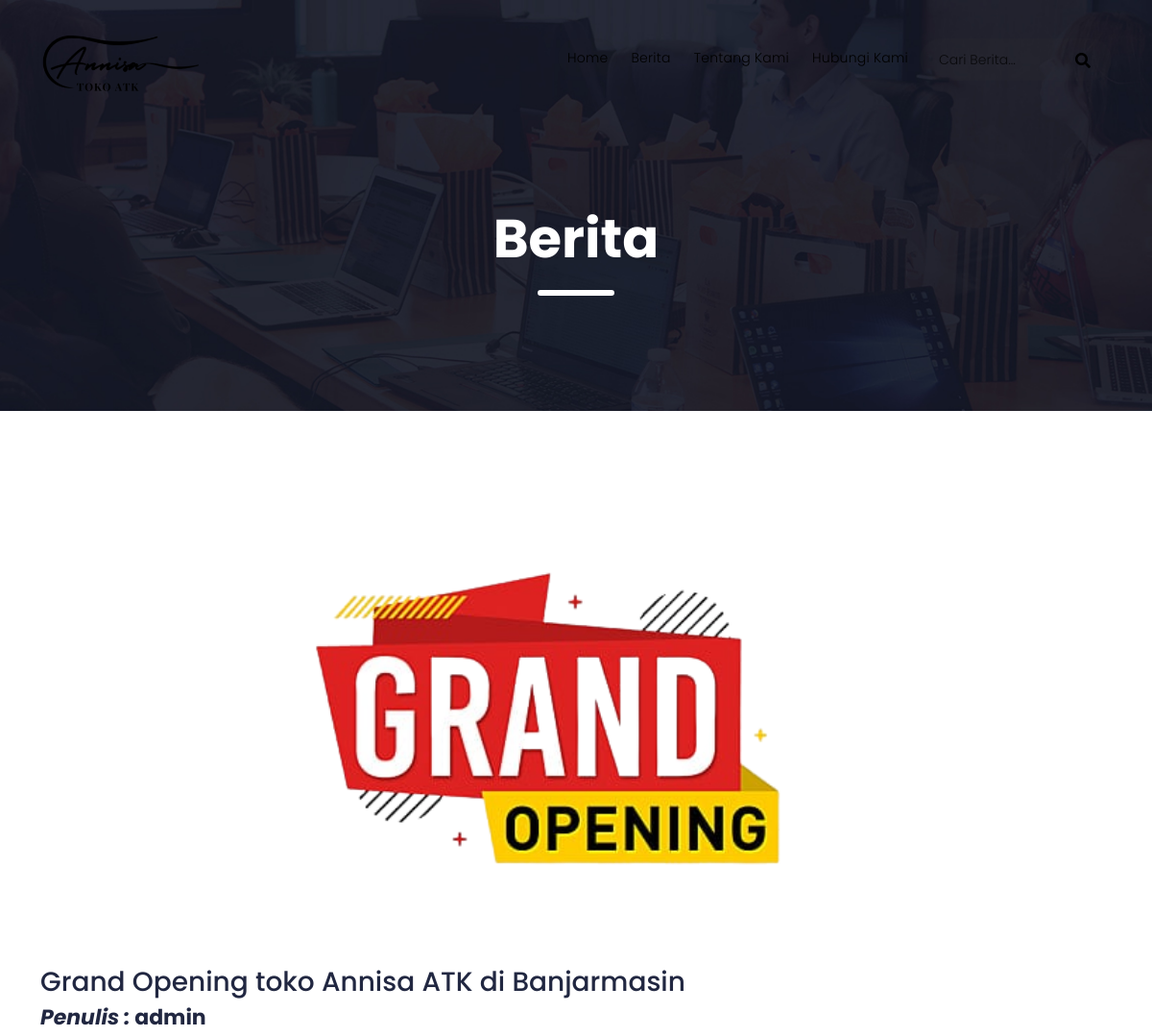
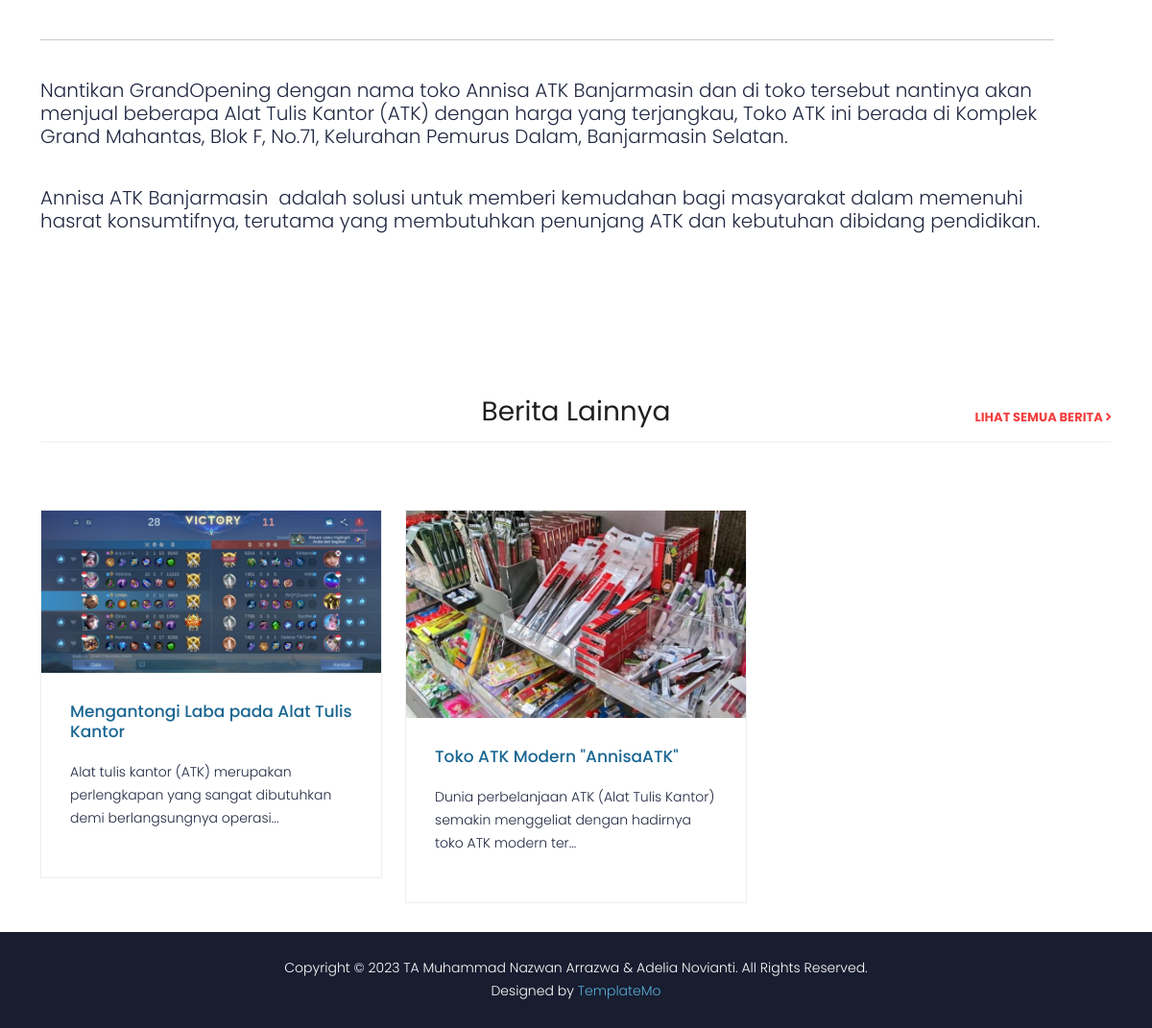
The page /landing/berita/2 on the database its author committed (2 pictures, top to bottom).
### tables this page shows
CREATE TABLE `tb_berita` (
  `id_berita` int(11) NOT NULL,
  `judul_berita` char(100) NOT NULL,
  `isi_berita` text NOT NULL,
  `gambar_berita` char(100) NOT NULL,
  `nama_pengirim` char(100) NOT NULL,
  `tanggal` timestamp NOT NULL DEFAULT current_timestamp() ON UPDATE current_timestamp()
);

### application/views/landing/isi.php (the view, shortened to what the rows shown need)
<?php
if ($page == 'home') {
?>
    <section class="preloader">
        <div class="cart-loader">
            <div class="graph-loading">
                <span class="graph-loading__bar"></span>
                <span class="graph-loading__bar"></span>
                <span class="graph-loading__bar"></span>
                <span class="graph-loading__bar"></span>
                <span class="graph-loading__bar"></span>
            </div>
        </div>
        </div>
    </section>
    <section id="top">
        <div class="main-banner" id="top">
            <div class="container">
                <div class="row">
                    <div class="col-lg-12">
                        <div class="owl-carousel owl-banner">
                            <div class="item item-1">
                                <div class="header-text">
                                    <h2>Temukan <em>Alat Tulis</em> yang Tepat untuk Setiap <em>Kebutuhan!</em></h2>
                                    <div class="buttons">
                                        <div class="main-button scroll-to-section">
                                            <a href="#berita">Telusuri Lebih Lanjut</a>
                                        </div>
                                    </div>
                                </div>
                            </div>
                            <div class="item item-2">
                                <div class="header-text">
                                    <h2> Memberikan <em>Layanan Terbaik </em>Dan<em> Produk Terpercaya </em> untuk Anda!</h2>
                                    <div class="buttons">
                                        <div class="main-button scroll-to-section">
                                            <a href="#berita">Telusuri Lebih Lanjut</a>
                                        </div>
                                    </div>
                                </div>
                            </div>
                            <div class="item item-3">
                                <div class="header-text">
                                    <h2>Menghadirkan <em>Solusi Alat Tulis</em> yang Membuat <em>Hidup Lebih Berwarna!</em></h2>
                                    <div class="buttons">
                                        <div class="main-button scroll-to-section">
                                            <a href="#berita">Telusuri Lebih Lanjut</a>
                                        </div>
                                    </div>
                                </div>
                            </div>
                        </div>
                    </div>
                </div>
            </div>
        </div>
    </section>
    <section class="berita-terbaru" id="berita">
        <div class="latest-products">
            <div class="container">
                <div class="row">
                    <div class="col-md-12">
                        <div class="section-heading">
                            <h2>Berita Terbaru</h2>
                            <a href="<?php echo base_url('landing/semuaBerita'); ?>">Lihat Semua Berita <i class="fa fa-angle-right"></i></a>
                        </div>
                    </div>
                    <?php
                    $counter = 0;
                    if (empty($berita)) {
                    ?>
                        <div class="error">
                            <div class="container-floud">
                                <div class="col-xs-12 ground-color text-center">
                                    <div class="container-error-404">
                                        <div class="clip">
                                            <div class="shadow"><span class="digit thirdDigit"></span></div>
                                        </div>
                                        <div class="clip">
                                            <div class="shadow"><span class="digit secondDigit"></span></div>
                                        </div>
                                        <div class="clip">
                                            <div class="shadow"><span class="digit firstDigit"></span></div>
                                        </div>
                                        <div class="msg">OH!<span class="triangle"></span></div>
                                    </div>
                                    <h2 class="h1">Tidak Ada Berita Saat Ini</h2>
                                </div>
                            </div>
                        </div>
                        <?php
                    } else {
                        foreach ($berita as $b) :
                            if ($counter >= 3) {
                                break;
                            }
                        ?>
                            <div class="col-md-4">
                                <div class="product-item">
                                    <a href="<?php echo base_url('landing/berita/') . $b['id_berita']; ?>">
                                        <img class="gambarBeritaTerbaru" src="<?php echo base_url('uploads/gambarBerita/'); ?><?= $b['gambar_berita']; ?>">
                                    </a>
                                    <div class="down-content">
                                        <a href="<?php echo base_url('landing/berita/') . $b['id_berita']; ?>">
                                            <h4><?= $b['judul_berita']; ?></h4>
                                        </a>
                                        <?php
                                        $batasanKarakter = 100;
                                        $isiBerita =  $b['isi_berita'];
                                        if (strlen($isiBerita) > $batasanKarakter) {
                                            $isiBerita = substr($isiBerita, 0, $batasanKarakter) . '...';
                                        }
                                        ?>
                                        <p class="isiBerita"><?= $isiBerita; ?></p>
                                    </div>
                                </div>
                            </div>
                    <?php
                            $counter++;
                        endforeach;
                    }
                    ?>
                </div>
            </div>
        </div>
    </section>
    <section class="top-section" id="tentangKami">
        <div class="container">
            <div class="row">
                <div class="col-lg-6">
                    <div class="left-image">
                        <img src="<?php echo base_url('assets/') ?>images/content-img-2.jpg" alt="">
                    </div>
                </div>
                <div class="col-lg-6 align-self-center mb-5">
                    <div class="accordions is-first-expanded">
                        <article class="accordion">
                            <div class="accordion-head">
                                <span>Apa sih Toko AnnisaATK itu?</span>
                                <span class="icon">
                                    <i class="icon fa fa-chevron-right"></i>
                                </span>
                            </div>
                            <div class="accordion-body">
                                <div class="content">
                                    <p>Toko Annisa ATK Banjarmasin adalah jenis usaha yang bergerak di bidang penjualan alat tulis kantor (ATK) meliputi berbagai macam produk seperti pensil, pulpen, penghapus, kertas, map, dan banyak lagi. <br><br> Toko Annisa ATK Banjarmasin biasanya menyediakan berbagai jenis ATK untuk memenuhi kebutuhan perorangan, perkantoran, dan institusi lainnya.
                                    </p>
                                </div>
                            </div>
                        </article>
                        <article class="accordion">
                            <div class="accordion-head">
                                <span>Bagaimana kualitas produk yang dijual di toko AnnisaATK?</span>
                                <span class="icon">
                                    <i class="icon fa fa-chevron-right"></i>
                                </span>
                            </div>
                            <div class="accordion-body">
                                <div class="content">
                                    <p>Kualitas produk yang dijual di toko AnnisaATK sangat dijaga dan menjadi prioritas utama. Toko Annisa berkomitmen untuk menyediakan produk berkualitas tinggi kepada pelanggan.
                                    </p>
                                </div>
                            </div>
                        </article>
                        <article class="accordion">
                            <div class="accordion-head">
                                <span>Keuntungan Saat Berbelanja Di Toko AnnisaATK?</span>
                                <span class="icon">
                                    <i class="icon fa fa-chevron-right"></i>
                                </span>
                            </div>
                            <div class="accordion-body">
                                <div class="content">
                                    <p>Keuntungan berbelanja di toko Annisa ATK Banjarmasin yaitu pilihan Produk yang lengkap toko Annisa ATK ini biasanya menawarkan beragam produk seperti pensil, pulpen, penghapus, buku catatan, kertas, dan banyak lagi. <br><br> Anda dapat menemukan semua alat tulis yang Anda butuhkan dalam satu tempat, sehingga Anda tidak perlu berkunjung ke beberapa toko yang berbeda kemudian kualitas dan Keaslian Produk dari toko Annisa ATK Banjarmasin yang baik menyediakan produk-produk berkualitas</p>
                                </div>
                            </div>
                        </article>
                    </div>
                </div>
            </div>
    </section>
    <section class="map section" id="hubungikami">
        <div class="container">
            <div class="row">
                <div class="col-lg-12">
                    <div id="map">
                    </div>
                </div>
                <div class="col-lg-10 offset-lg-1 mb-5">
                    <div class="row">
                        <?php foreach ($toko as $t) : ?>
                            <div class="col-lg-4">
                                <div class="info-item">
                                    <i class="fa fa-envelope"></i>
                                    <h4>Email</h4>
                                    <a href="mailto:<?php echo $t->email; ?>"><?php echo $t->email; ?></a>
                                </div>
                            </div>
                            <div class="col-lg-4">
                                <div class="info-item">
                                    <i class="fa fa-phone"></i>
                                    <h4>Phone Number</h4>
                                    <a href="#"><?php echo $t->no_telp; ?></a>
                                </div>
                            </div>
                            <div class="col-lg-4">
                                <div class="info-item">
                                    <i class="fa fa-map-marked-alt"></i>
                                    <h4>Alamat</h4>
                                    <a href="#"><?php echo $t->alamat; ?></a>
                                </div>
                            </div>
                        <?php endforeach; ?>
                    </div>
                </div>
            </div>
        </div>
    </section>
<?php
}
else if ($page == 'berita') {
?>
    <div class="page-heading">
        <div class="container">
            <div class="row">
                <div class="col-lg-12">
                    <div class="header-text">
                        <h2>Berita</h2>
                        <div class="div-dec"></div>
                    </div>
                </div>
            </div>
        </div>
    </div>
    <section class="what-we-do">
        <div class="container">
            <div class="row">
                <div class="col-lg-12">
                    <div class="left-content">
                        <center><img src="<?php echo base_url('uploads/gambarBerita/'); ?><?= $b['gambar_berita']; ?>" alt="" style="max-width: 50%; max-height: 50%; "></center>
                        <h3><?php echo $b['judul_berita']; ?></h3>
                        <h4> <i>Penulis :</i> <?php echo $b['nama_pengirim']; ?></h4>
                        <hr>
                        <div class="card-text">
                            <p>
                                <?php
                                $isi_berita = $b['isi_berita'];
                                $modified_isi_berita = str_replace('<p>', '<p class="isiDetailBerita">', $isi_berita);
                                echo $modified_isi_berita;
                                ?>
                            </p>
                        </div>
                    </div>
                </div>
            </div>
        </div>
    </section>
    <section class="berita-terbaru" id="berita">
        <div class="latest-products">
            <div class="container">
                <div class="row">
                    <div class="col-md-12">
                        <div class="section-heading">
                            <h2>Berita Lainnya</h2>
                            <a href="<?php echo base_url('landing/semuaBerita'); ?>">Lihat Semua Berita <i class="fa fa-angle-right"></i></a>
                            <?php foreach ($berita_lainnya as $berita) : ?>
                        </div>
                    </div>
                    <div class="col-md-4">
                        <div class="product-item">
                            <a href="<?php echo base_url('landing/berita/') . $berita['id_berita']; ?>"><img src="<?php echo base_url('uploads/gambarBerita/'); ?><?= $berita['gambar_berita']; ?>" alt=""></a>
                            <div class="down-content">
                                <a href="<?php echo base_url('landing/berita/') . $berita['id_berita']; ?>">
                                    <h4><?= $berita['judul_berita']; ?></h4>
                                </a>
                                <?php
                                $batasanKarakter = 100;
                                $isiBerita =  $berita['isi_berita'];
                                if (strlen($isiBerita) > $batasanKarakter) {
                                    $isiBerita = substr($isiBerita, 0, $batasanKarakter) . '...';
                                }
                                ?>
                                <p class="isiBerita"><?= $isiBerita; ?>
                                </p>
                            </div>
                        <?php endforeach; ?>
                        </div>
                    </div>
                </div>
            </div>
        </div>
    </section>
<?php
}
?>

### rows shown on the page
tb_berita: gambar_berita (picture), judul_berita "Grand Opening toko Annisa ATK di Banjarmasin", nama_pengirim "admin", isi_berita "Nantikan GrandOpening dengan nama toko Annisa ATK Banjarmasin dan di toko tersebut nantinya akan menjual beberapa Alat Tulis Kantor (ATK) dengan harga yang terjangkau, Toko ATK ini berada di Komplek Grand Mahantas, Blok F, No.71, Kelurahan Pemurus Dalam, Banjarmasin Selatan. Annisa ATK Banjarmasin adalah solusi untuk memberi kemudahan bagi masyarakat dalam memenuhi hasrat konsumtifnya, terutama yang membutuhkan penunjang ATK dan kebutuhan dibidang pendidikan."
tb_berita: gambar_berita (picture), judul_berita "Mengantongi Laba pada Alat Tulis Kantor", isi_berita "Alat tulis kantor (ATK) merupakan perlengkapan yang sangat dibutuhkan demi berlangsungnya operasi..."
tb_berita: gambar_berita (picture), judul_berita "Toko ATK Modern \"AnnisaATK\"", isi_berita "Dunia perbelanjaan ATK (Alat Tulis Kantor) semakin menggeliat dengan hadirnya toko ATK modern ter..."
